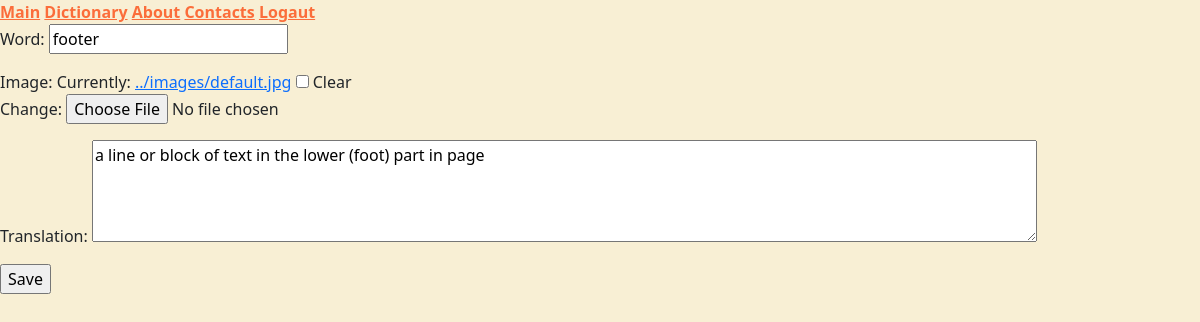
Page /dictionary/113/update/ (signed in) on the committed database.
### main/models.py (models this page shows, shortened)
class Word(models.Model):
    word = models.CharField(max_length=200)
    image = models.ImageField(
    upload_to='../images/', default='../images/default.jpg', blank=True
    )
    translation = models.CharField(max_length=500)
    right_ansver = models.DecimalField(max_digits = 2, decimal_places = 0, default=0)

### main/views.py (the view)
# urls.py: path('dictionary/<int:pk>/update/', WordUpdateView.as_view(), name='word-update'),
class WordUpdateView(UpdateView):
    model = Word
    form_class = WordModelForm
    template_name = 'main/word_create.html'
    success_url = '/dictionary/'

### main/forms.py
class WordModelForm(forms.ModelForm):
    word = forms.CharField(widget=forms.TextInput(attrs={"placeholder": "Enter new Word"}))
    translation = forms.CharField(
        required=False,
        widget=forms.Textarea(
            attrs={
                "placeholder": "Enter word explanations",
                'class': "taxt_area_form",
                'rows':4,
                'cols': 100,
                }
            )
        )
    class Meta:
        model = Word
        fields = [
            'word',
            'image',
            'translation'
        ]

### main/templates/main/word_create.html (shortened to what this page needs)
{% extends 'main/base.html' %}
{% block content %}
<form action='.' method="POST" enctype="multipart/form-data">
    {{ form.as_p }}
    <input type="submit" value="Save" />
</form>
{% endblock  %}

### static/css/styles.css (style rules this page uses)
body { background-color: #F8EFD4; }

### rows in the picture
Word: word "footer", translation "a line or block of text in the lower (foot) part in page"
